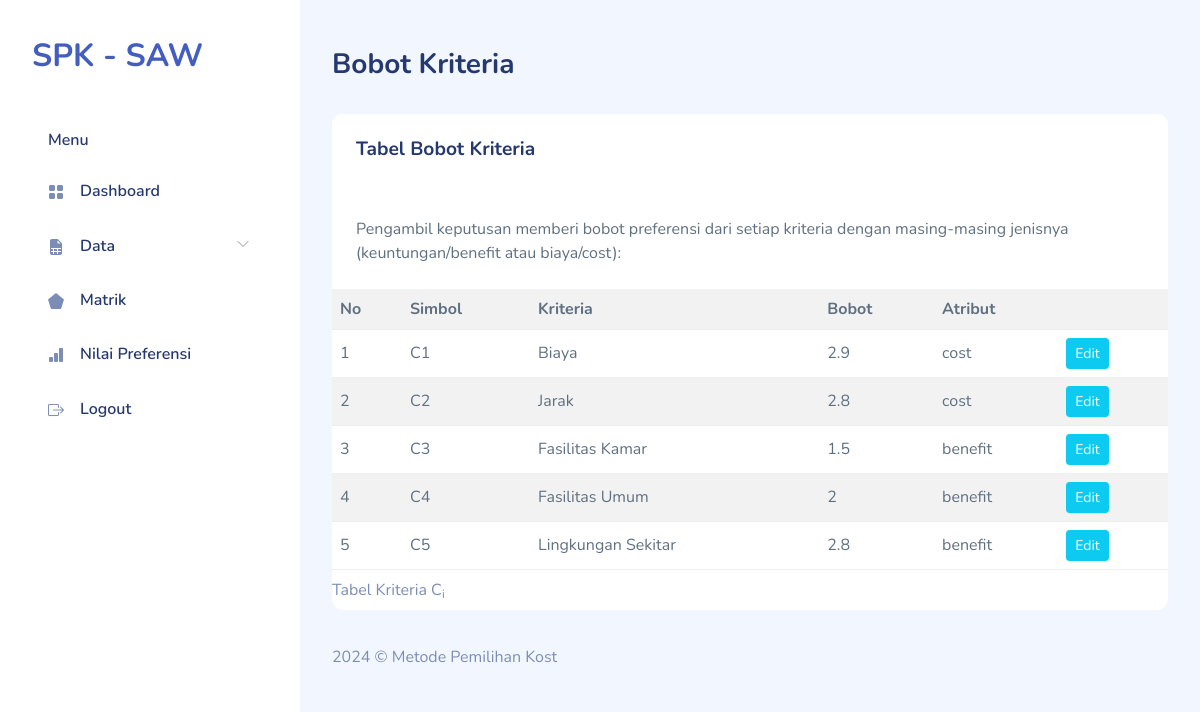
The app's page /bobot.php (signed in), older data.
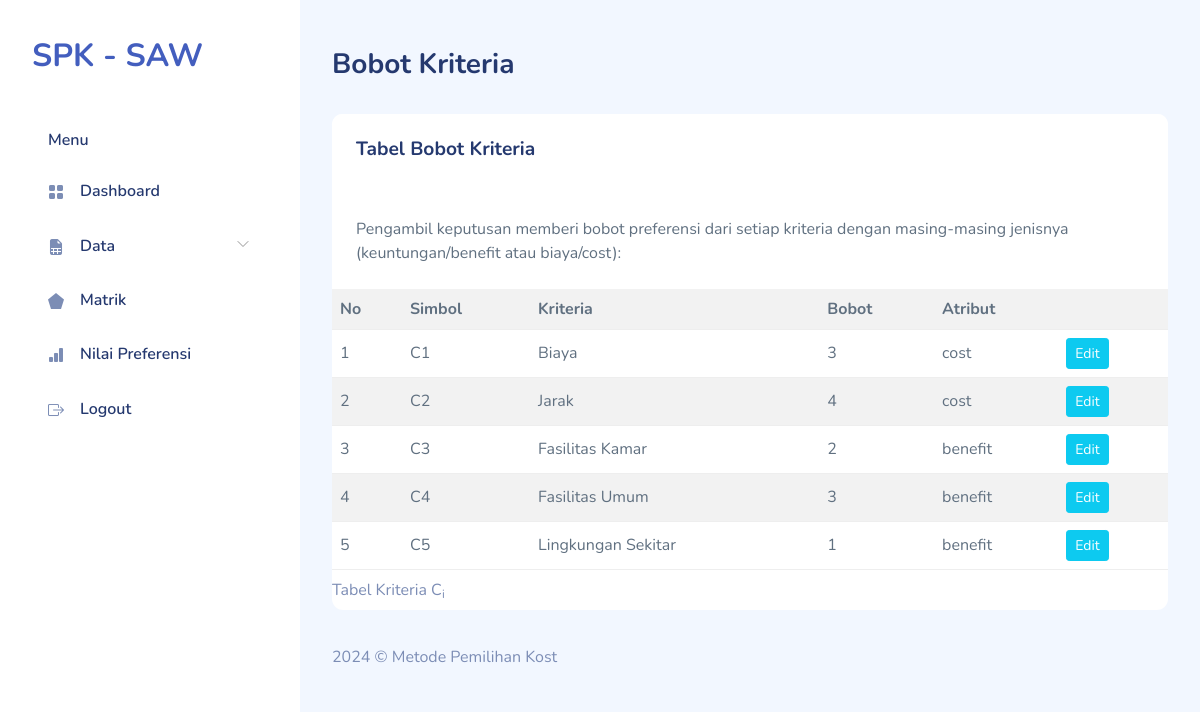
The same page, newer data.
### tables this page shows
CREATE TABLE `saw_criterias` (
  `id_criteria` tinyint(3) UNSIGNED NOT NULL,
  `criteria` varchar(100) NOT NULL,
  `weight` float NOT NULL,
  `attribute` set('benefit','cost') DEFAULT NULL
);

### bobot.php (the view, shortened to what this page needs)
<!DOCTYPE html>
<html lang="en">
  <?php
require "layout/head.php";
require "include/conn.php";
?>
  <body>
    <div id="app">
      <?php require "layout/sidebar.php";?>
      <div id="main">
        <div class="page-heading">
          <h3>Bobot Kriteria</h3>
        </div>
        <div class="page-content">
          <section class="row">
            <div class="col-12">
              <div class="card">
                <div class="card-header">
                  <h4 class="card-title">Tabel Bobot Kriteria</h4>
                </div>
                <div class="card-content">
                  <div class="card-body">
                    <p class="card-text">Pengambil keputusan memberi bobot preferensi dari setiap kriteria dengan
                      masing-masing jenisnya (keuntungan/benefit atau biaya/cost):</p>
                  </div>
                  <div class="table-responsive">
                    <table class="table table-striped mb-0">
                    <caption>
    Tabel Kriteria C<sub>i</sub>
  </caption>
  <tr>
    <th>No</th>
    <th>Simbol</th>
    <th>Kriteria</th>
    <th>Bobot</th>
    <th colspan="2">Atribut</th>
  </tr>
  <?php
$sql = 'SELECT id_criteria,criteria,weight,attribute FROM saw_criterias';
$result = $db->query($sql);
$i = 0;
while ($row = $result->fetch_object()) {
    echo "<tr>
        <td class='right'>" . (++$i) . "</td>
        <td class='center'>C{$i}</td>
        <td>{$row->criteria}</td>
        <td>{$row->weight}</td>
        <td>{$row->attribute}</td>
        <td>
            <a href='bobot-edit.php?id={$row->id_criteria}' class='btn btn-info btn-sm'>Edit</a>
            </td>
      </tr>\n";
}
?>
                    </table>
                  </div>
                </div>
              </div>
            </div>
          </section>
        </div>
        <?php require "layout/footer.php";?>
      </div>
    </div>
  </body>
</html>

Row changes from the older to the newer data that the page shows:
changed saw_criterias "Biaya": weight "2.9" → "3"
changed saw_criterias "Jarak": weight "2.8" → "4"
changed saw_criterias "Fasilitas Kamar": weight "1.5" → "2"
changed saw_criterias "Fasilitas Umum": weight "2" → "3"
changed saw_criterias "Lingkungan Sekitar": weight "2.8" → "1"
